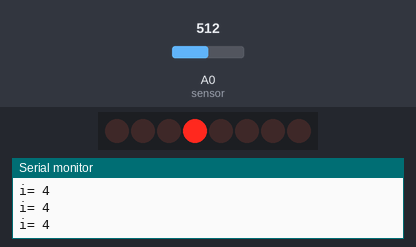
The sketch below on a simulated Arduino Uno, built with avr-gcc and run on an emulated ATmega328P. Shown: 8 shift-register outputs drawn as a row of LEDs (first output left, lit = HIGH), the last lines printed to the serial monitor. Wiring (inferred from the names in the program): shift register (74HC595): data pin 3; shift clock pin 4; latch pin 2. Wiring (inferred from the signals the program sends): row of LEDs: on Q0, Q1, Q2, Q3, Q4, Q5, Q6, Q7. The inputs (shaded band) are chosen by the test bench; at power-on: A0 (sensor) = 512.

Above: at 1.2 s.
1.3 s: A0 (sensor) set to 716
At 1.7 s:
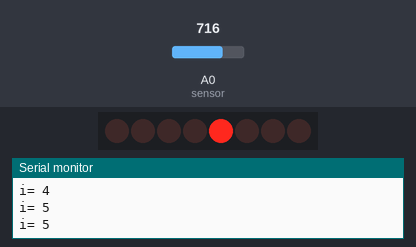
2.9 s: A0 (sensor) set to 900
At 4.2 s:
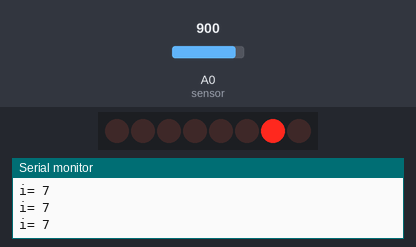
4.5 s: A0 (sensor) set to 1023
At 5.5 s:
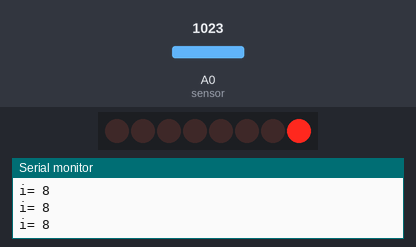
6.1 s: A0 (sensor) set to 511
At 6.9 s:
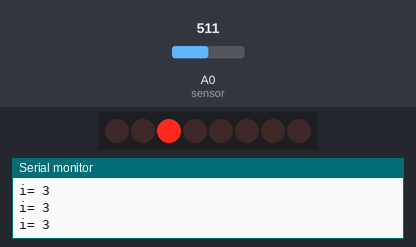
7.7 s: A0 (sensor) set to 306
At 8.2 s:
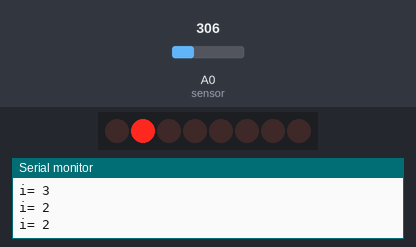
9.3 s: A0 (sensor) set to 122
At 10.8 s:
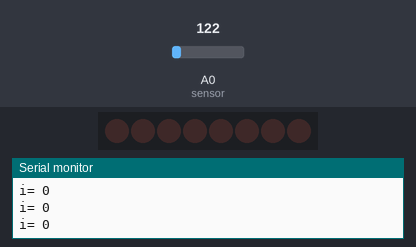
Timing chart, 0 to 11.9 s (numbered marks = the images above; inputs shaded):
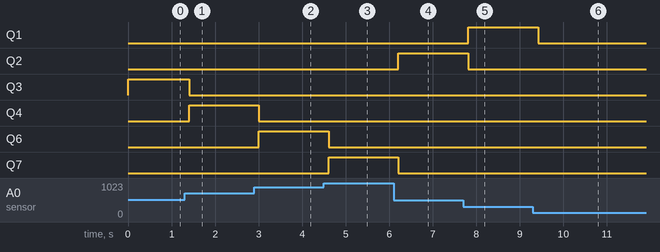

The sketch:

_595_BIT_COUNTER_14.ino
```cpp
#include <Arduino.h>

/*Desenvolvido por Alexandre Aravecchia
  Projetista, desenvolvedor, programador
 aravecchia@gmail.com
 www.aravecchia.weebly.com
 */
// Apoio: Laboratorio de Garagem - labdegaragem.com
// Agradecimentos a valiosa ajuda dos amigos:
// Almir, Jonatas, Jucelei, Rogerio, Marcelo, Renyer, fredsant, (o cara daquele site de mecatronica, esqueci os dois nomes) (esqueci alguem???)
// alem da tremenda paciencia da minha esposa pra me aguentar falando nisso dia e noite :D

int LATCH = 2;
int DATA = 3;
int CLOCK = 4;
// define os pinos de latch, data e clock do 74HC595 que controlam o display da temperatura do ambiente
int sensor = A0;

void setup()
{
  Serial.begin(9600);
  pinMode(LATCH, OUTPUT);
  pinMode(CLOCK, OUTPUT);
  pinMode(DATA, OUTPUT);
  // Define LATCH, DATA e CLOCK como pinos de saida
  pinMode(sensor, INPUT);
}

void loop()
{
  int sensorValue=map(analogRead(sensor), 0, 1023, 0, 8);
  int t=200;
  int matriz[]={
    0,1,2,4,8,16,32,64,128  };
  digitalWrite(LATCH, LOW);
  // inicia a transmissao de DATA.
  shiftOut(DATA, CLOCK, MSBFIRST, matriz[sensorValue]);
  // DATA recebe o 1o. bit e envia para a 1a. porta do registrador.
  // CLOCK muda de estado para avisar que o bit foi recebido.
  // DATA recebe o 2o. bit e envia para 2a. porta do registrador
  // CLOCK muda de estado novamente.
  // Apos 8 bits, as 8 portas foram preenchidas.
  // O registrador envia os 8 bits (1 Byte) para os 8 pinos de saida, na ordem:
  // LSBFIRST - 00000001 - envio comecando pelo bit menos significante ou
  // MSBFIRST - 10000000 - envio comecando pelo bit mais significante.
  // DATA entra em modo de espera e aguarda o LATCH entrar em HIGH novamente
  // para encerrar a transmissao.
  digitalWrite(LATCH, HIGH);
  // Fim da transmissao, DATA envia o Byte para o SERIAL DATA (pino 9 do registrador)
  // SERIAL DATA envia o BYTE para o pino 14 (DATA) do proximo registrador.
  // DATA do 1o. registrador eh limpo para o recebimento do proximo Byte.
  Serial.print("i= ");
  Serial.println(sensorValue);
  delay(t);
}
```

Measured:
- after the input at 1.3 s, Q3: HIGH → LOW after 0.10 s; Q4: LOW → HIGH after 0.10 s
- after the input at 2.9 s, Q4: HIGH → LOW after 0.11 s; Q6: LOW → HIGH after 0.11 s
- after the input at 4.5 s, Q6: HIGH → LOW after 0.11 s; Q7: LOW → HIGH after 0.11 s
- after the input at 6.1 s, Q2: LOW → HIGH after 0.11 s; Q7: HIGH → LOW after 0.11 s
- after the input at 7.7 s, Q1: LOW → HIGH after 0.12 s; Q2: HIGH → LOW after 0.12 s
- after the input at 9.3 s, Q1: HIGH → LOW after 0.12 s
